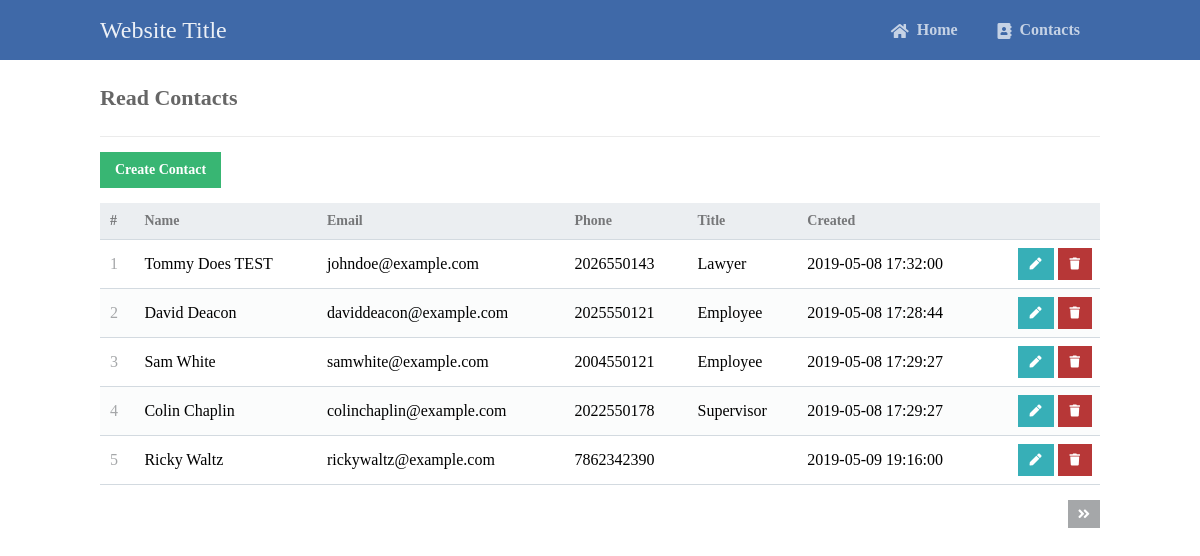
Screenshot of /app-php/src/read.php with the database file from the repository.
### tables this page shows
CREATE TABLE `contacts` (
  `id` int(11) NOT NULL,
  `name` varchar(255) NOT NULL,
  `email` varchar(255) NOT NULL,
  `phone` varchar(255) NOT NULL,
  `title` varchar(255) NOT NULL,
  `created` datetime NOT NULL DEFAULT current_timestamp()
);

### app-php/src/read.php (the view, shortened to what this page needs)
<?php
include 'functions.php';
$pdo = pdo_connect_mysql();
$page = isset($_GET['page']) && is_numeric($_GET['page']) ? (int)$_GET['page'] : 1;
$records_per_page = 5;
$stmt = $pdo->prepare('SELECT * FROM contacts ORDER BY id LIMIT :current_page, :record_per_page');
$stmt->bindValue(':current_page', ($page-1)*$records_per_page, PDO::PARAM_INT);
$stmt->bindValue(':record_per_page', $records_per_page, PDO::PARAM_INT);
$stmt->execute();
$contacts = $stmt->fetchAll(PDO::FETCH_ASSOC);
$num_contacts = $pdo->query('SELECT COUNT(*) FROM contacts')->fetchColumn();
?>
<?=template_header('Read')?>
<div class="content read">
	<h2>Read Contacts</h2>
	<a href="create.php" class="create-contact">Create Contact</a>
	<table>
        <thead>
            <tr>
                <td>#</td>
                <td>Name</td>
                <td>Email</td>
                <td>Phone</td>
                <td>Title</td>
                <td>Created</td>
                <td></td>
            </tr>
        </thead>
        <tbody>
            <?php foreach ($contacts as $contact): ?>
            <tr>
                <td><?=$contact['id']?></td>
                <td><?=$contact['name']?></td>
                <td><?=$contact['email']?></td>
                <td><?=$contact['phone']?></td>
                <td><?=$contact['title']?></td>
                <td><?=$contact['created']?></td>
                <td class="actions">
                    <a href="update.php?id=<?=$contact['id']?>" class="edit"><i class="fas fa-pen fa-xs"></i></a>
                    <a href="delete.php?id=<?=$contact['id']?>" class="trash"><i class="fas fa-trash fa-xs"></i></a>
                </td>
            </tr>
            <?php endforeach; ?>
        </tbody>
    </table>
	<div class="pagination">
		<?php if ($page*$records_per_page < $num_contacts): ?>
		<a href="read.php?page=<?=$page+1?>"><i class="fas fa-angle-double-right fa-sm"></i></a>
		<?php endif; ?>
	</div>
</div>
<?=template_footer()?>

### app-php/src/functions.php (shortened to what this page needs)
<?php
function template_header($title) {
echo <<<EOT
<!DOCTYPE html>
<html>
	<head>
		<meta charset="utf-8">
		<title>$title</title>
		<link href="style.css" rel="stylesheet" type="text/css">
		<link rel="stylesheet" href="https://use.fontawesome.com/releases/v5.7.1/css/all.css">
	</head>
	<body>
    <nav class="navtop">
    	<div>
    		<h1>Website Title</h1>
            <a href="index.php"><i class="fas fa-home"></i>Home</a>
    		<a href="read.php"><i class="fas fa-address-book"></i>Contacts</a>
    	</div>
    </nav>
EOT;
}
function template_footer() {
echo <<<EOT
    </body>
</html>
EOT;
}
?>

### app-php/src/style.css (style rules this page uses)
body { background-color: #FFFFFF; margin: 0; }
.navtop { background-color: #3f69a8; height: 60px; width: 100%; border: 0; }
.navtop div { display: flex; margin: 0 auto; width: 1000px; height: 100%; }
.navtop div h1, .navtop div a { display: inline-flex; align-items: center; }
.navtop div h1 { flex: 1; font-size: 24px; padding: 0; margin: 0; color: #ecf0f6; font-weight: normal; }
.navtop div a { padding: 0 20px; text-decoration: none; color: #c5d2e5; font-weight: bold; }
.navtop div a i { padding: 2px 8px 0 0; }
.content { width: 1000px; margin: 0 auto; }
.content h2 { margin: 0; padding: 25px 0; font-size: 22px; border-bottom: 1px solid #ebebeb; color: #666666; }
.read .create-contact { display: inline-block; text-decoration: none; background-color: #38b673; font-weight: bold; font-size: 14px; color: #FFFFFF; padding: 10px 15px; margin: 15px 0; }
.read .pagination { display: flex; justify-content: flex-end; }
.read .pagination a { display: inline-block; text-decoration: none; background-color: #a5a7a9; font-weight: bold; color: #FFFFFF; padding: 5px 10px; margin: 15px 0 15px 5px; }
.read table { width: 100%; padding-top: 30px; border-collapse: collapse; }
.read table thead { background-color: #ebeef1; border-bottom: 1px solid #d3dae0; }
.read table thead td { padding: 10px; font-weight: bold; color: #767779; font-size: 14px; }
.read table tbody tr { border-bottom: 1px solid #d3dae0; }
.read table tbody tr:nth-child(even) { background-color: #fbfcfc; }
.read table tbody tr td { padding: 10px; }
.read table tbody tr td:nth-child(1) { color: #a5a7a9; }
.read table tbody tr td.actions { padding: 8px; text-align: right; }
.read table tbody tr td.actions .edit, .read table tbody tr td.actions .trash { display: inline-flex; text-align: right; text-decoration: none; color: #FFFFFF; padding: 10px 12px; }
.read table tbody tr td.actions .trash { background-color: #b73737; }
.read table tbody tr td.actions .edit { background-color: #37afb7; }

### rows the page displays
contacts: id "1", name "Tommy Does TEST", email "johndoe@example.com", phone "2026550143", title "Lawyer", created "2019-05-08 17:32:00"
contacts: id "2", name "David Deacon", email "daviddeacon@example.com", phone "2025550121", title "Employee", created "2019-05-08 17:28:44"
contacts: id "3", name "Sam White", email "samwhite@example.com", phone "2004550121", title "Employee", created "2019-05-08 17:29:27"
contacts: id "4", name "Colin Chaplin", email "colinchaplin@example.com", phone "2022550178", title "Supervisor", created "2019-05-08 17:29:27"
contacts: id "5", name "Ricky Waltz", email "rickywaltz@example.com", phone "7862342390", created "2019-05-09 19:16:00"
